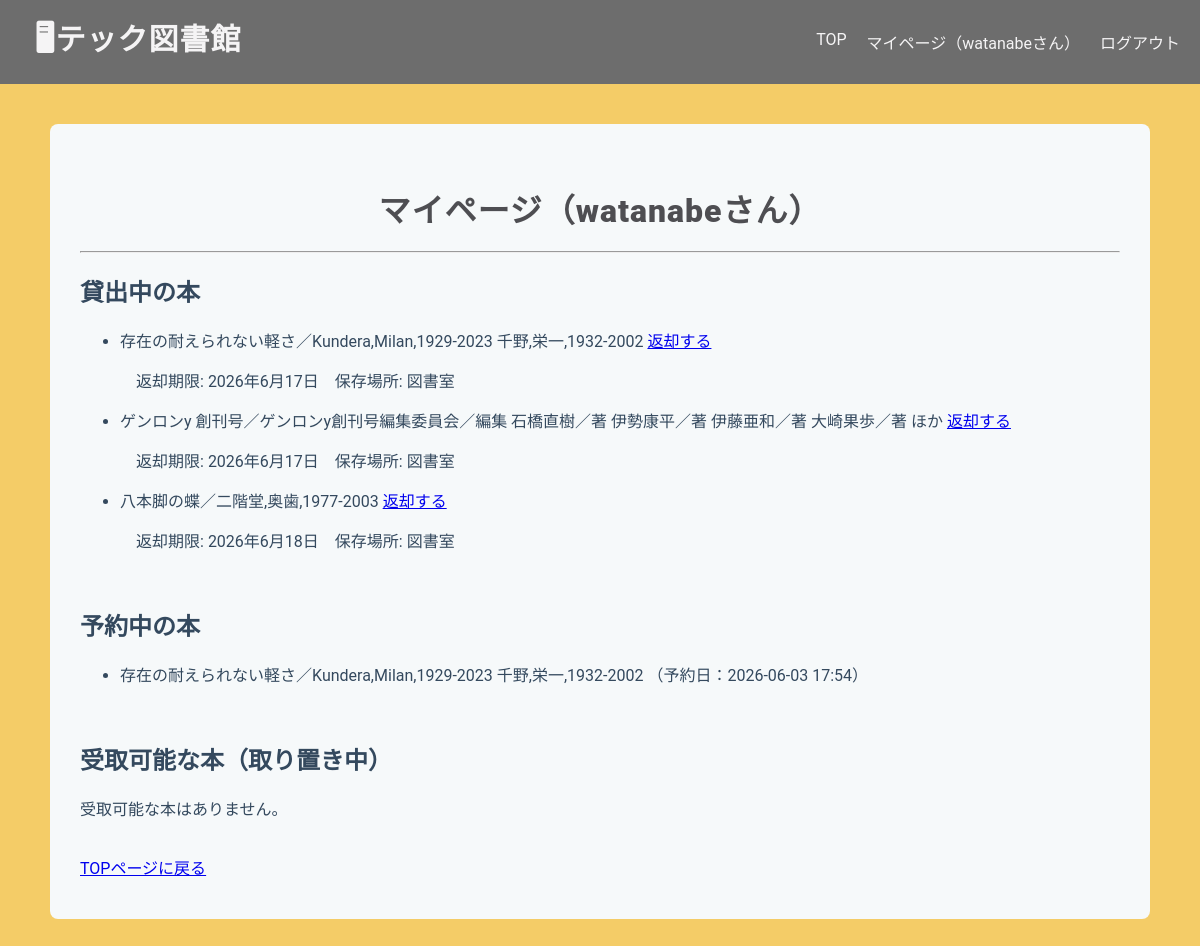
The page /library/mypage/ (signed in) on the database its author committed.
### libraryapp/models.py (models this page shows, shortened)
class Borrow(models.Model):
    user = models.ForeignKey(User, on_delete=models.CASCADE)
    stock = models.ForeignKey(
        Stock,
        on_delete=models.PROTECT,
        related_name="borrows"
    )
    borrowed_at = models.DateTimeField(default=timezone.now)
    due_date = models.DateField()
    returned_at = models.DateTimeField(null=True, blank=True)

class Stock(models.Model):
    book = models.ForeignKey(
        Book,
        on_delete=models.CASCADE,
        related_name="stocks"
    )
    location = models.ForeignKey(
        Location,
        on_delete=models.PROTECT,
        related_name="stocks"
    )
    is_available = models.BooleanField(default=True)

class Book(models.Model):
    isbn = models.CharField(
        max_length=17,
        help_text='ISBN-10 または ISBN-13（ハイフン可）',
        verbose_name='ISBN',
        unique=True,
    )
    title = models.CharField(max_length=200, blank=True)
    author = models.CharField(max_length=200, null=True, blank=True)
    publisher = models.CharField(max_length=200, null=True, blank=True)
    publication_date = models.DateField(null=True, blank=True)
    description = models.TextField(null=True, blank=True)
    cover_url = models.URLField(null=True, blank=True)
    edition_number = models.IntegerField(default=1)

class Location(models.Model):
    name = models.CharField(max_length=100)
    def __str__(self):
        return self.name

class Reservation(models.Model):
    user = models.ForeignKey(
        User,
        on_delete=models.CASCADE,
        related_name="reservations")
    book = models.ForeignKey(
        Book,
        on_delete=models.CASCADE,
        related_name="reservations")
    reserved_at = models.DateTimeField(auto_now_add=True)
    class Meta:
        ordering = ["reserved_at"] # 先着順
        unique_together = ("user", "book")

### libraryapp/views.py (the view)
# urls.py: path('mypage/', views.MyPageView.as_view(), name='mypage'),
class MyPageView(LoginRequiredMixin, ListView):
    model = Borrow
    template_name = "libraryapp/mypage.html"
    context_object_name = "borrows"
    def get_queryset(self):
        return Borrow.objects.filter(
            user=self.request.user,
            returned_at__isnull=True
        ).select_related("stock__book")
    def get_context_data(self, **kwargs):
        context = super().get_context_data(**kwargs)
        context['reservations'] = Reservation.objects.filter(
            user=self.request.user
        ).select_related("book")
        context['hold_stocks'] = HoldStock.objects.filter(
            user=self.request.user,
            is_pickedup=False
        ).select_related("stock__book")
        return context

### templates/libraryapp/mypage.html (shortened to what this page needs)
{% extends "libraryapp/base.html" %}
{% block content %}
<h1>マイページ（{{ user.username }}さん）</h1>
<hr>
<h2>貸出中の本</h2>
{% if borrows %}
    <ul>
        {% for borrow in borrows %}
            <li>
                {{ borrow.stock.book.title }}／{{ borrow.stock.book.author }}
                <a href="{% url 'return_book' borrow.id %}">
                    返却する
                </a>
                <p>　返却期限: {{ borrow.due_date }}　保存場所: {{ borrow.stock.location }}</p>
            </li>
        {% endfor %}
    </ul>
{% else %}
    <p>貸出中の本はありません。</p>
{% endif %}
<br>
<h2>予約中の本</h2>
{% if reservations %}
    <ul>
        {% for reservation in reservations %}
            <li>
                {{ reservation.book.title }}／{{ reservation.book.author }}
                （予約日：{{ reservation.reserved_at|date:"Y-m-d H:i" }}）
            </li>
        {% endfor %}
    </ul>
{% else %}
    <p>予約中の本はありません。</p>
{% endif %}
<br>
<h2>受取可能な本（取り置き中）</h2>
{% if hold_stocks %}
    <ul>
        {% for hold in hold_stocks %}
            <li>
                {{ hold.stock.book.title }}／{{ hold.stock.book.author }} <span>【受取待ち】</span>
                <a href="{% url 'pickup_confirm' hold.id %}"
                    class="action-button">
                    受け取る
                </a>
            </li>
        {% endfor %}
    </ul>
{% else %}
    <p>受取可能な本はありません。</p>
{% endif %}
<br>
<a href="{% url 'home' %}">TOPページに戻る</a>
{% endblock content %}

### templates/libraryapp/base.html (shortened to what this page needs)
<!DOCTYPE html>
<html lang="ja">
<head>
    {% load static %}
    <link rel="stylesheet" href="{% static 'libraryapp/base.css' %}">
</head>
<body>
    <header class="header">
        <h1><strong>🖥テック図書館</strong></h1>
        <nav>
            <a href="{% url 'home' %}">TOP</a>
            <a href="{% url 'mypage' %}">マイページ（{{ user.username }}さん）</a>
            <form method="post" action="{% url 'logout' %}" class="logout-form">
                <button type="submit" class="logout-link">ログアウト</button>
            </form>
        </nav>
    </header>
    <main class="container">
        {% block content %}{% endblock %}
    </main>
</body>
</html>

### static/libraryapp/base.css (style rules this page uses)
body { font-family: 'Roboto', 'Segoe UI', Tahoma, Geneva, Verdana, sans-serif; background-color: #f4cc67; color: #34495e; margin: 0; }
.header { display: flex; background-color: #6d6d6d; justify-content: space-between; align-items: center; }
.header h1 { color: #f5f4f5; margin: 15px; width: auto; padding-left: 20px; font-size: 30px; }
.header nav { color: #f5f4f5; display: flex; gap: 20px; width: auto; padding-right: 20px; margin: 0; }
.header nav a { color: #f5f4f5; text-decoration: none; }
.container { background-color: #f6f9fa; padding: 40px 30px; border-radius: 8px; max-width: 1100px; width: 100%; box-sizing: border-box; margin: 40px auto; }
h1 { color: #4e4e52; text-align: center; margin-bottom: 20px; font-weight: 800; letter-spacing: 1px; }
form button { white-space: nowrap; background-color: #717071dc; color: #faf8f8; padding: 10px 20px; border: none; border-radius: 4px; cursor: pointer; font-size: 16px; font-weight: 500; }
.logout-form { display: inline; }
.logout-form button { background: none; border: none; padding: 0; color: inherit; font: inherit; cursor: pointer; }

### rows shown on the page
Borrow: stock.book "存在の耐えられない軽さ", stock.book.author "Kundera,Milan,1929-2023 千野,栄一,1932-2002", due_date "2026年6月17日", stock.location "図書室"
Borrow: stock.book "ゲンロンy 創刊号", stock.book.author "ゲンロンy創刊号編集委員会／編集 石橋直樹／著 伊勢康平／著 伊藤亜和／著 大崎果歩／著 ほか", due_date "2026年6月17日", stock.location "図書室"
Borrow: stock.book "八本脚の蝶", stock.book.author "二階堂,奥歯,1977-2003", due_date "2026年6月18日", stock.location "図書室"
Reservation: book "存在の耐えられない軽さ", book.author "Kundera,Milan,1929-2023 千野,栄一,1932-2002", reserved_at "2026-06-03 17:54"

### other values the page prints
{{ user.username }} "watanabe"
